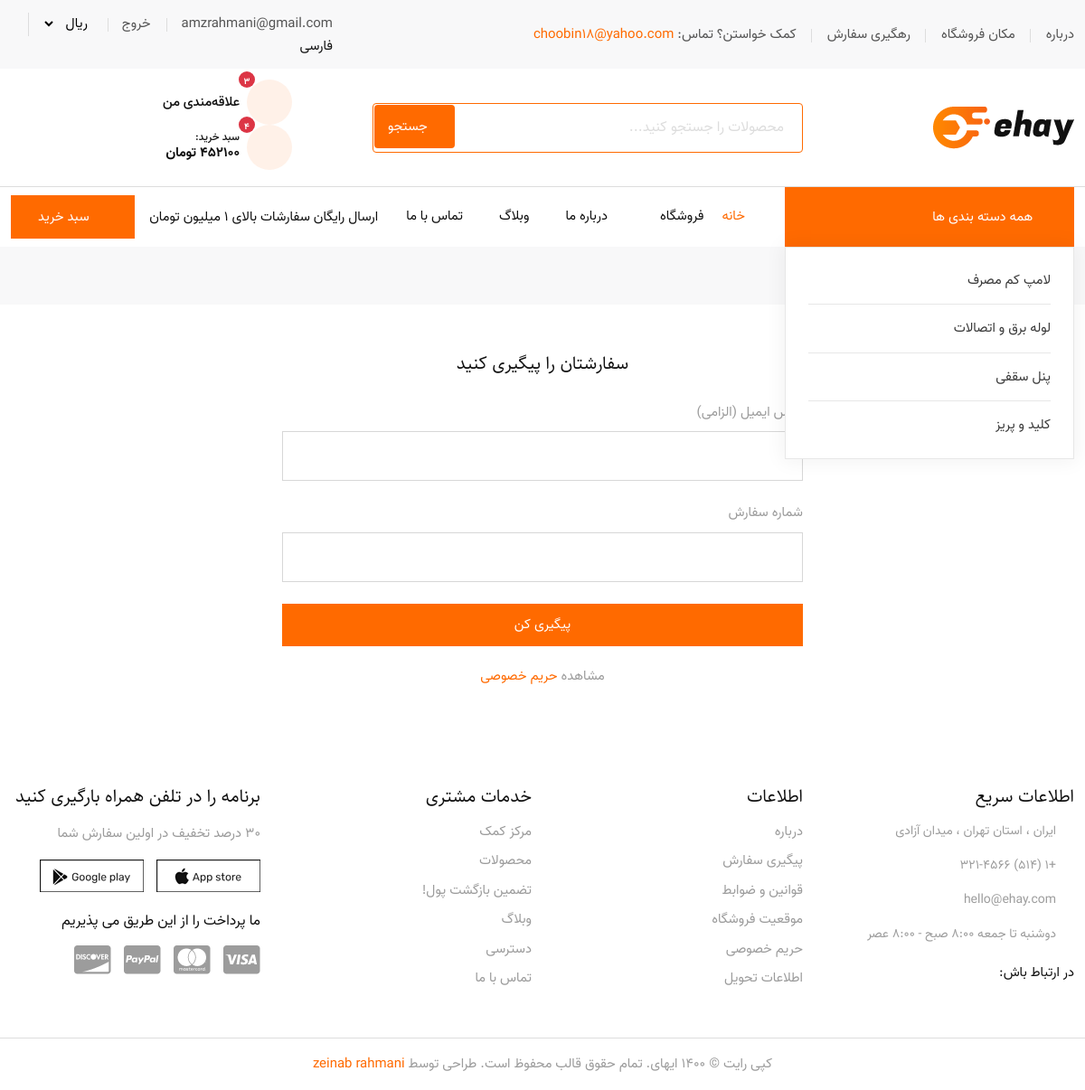
Page /orders/tracking/ (signed in) on the committed database.
### accounts_module/models.py (models this page shows, shortened)
class User(AbstractUser):
    avatar = models.CharField(max_length=20, verbose_name='تصویر آواتار',null=True,blank=True)
    email_active_code = models.CharField(max_length=100, verbose_name='کد فعالسازی ایمیل ', editable=False)
    class Meta:
        verbose_name = 'کاربر'
        verbose_name_plural = 'کاربران'

### product_module/models.py (models this page shows, shortened)
class Category(models.Model):
    title = models.CharField(max_length=255, verbose_name='عنوان')
    image = models.ImageField(upload_to='categories/')
    is_active = models.BooleanField(default=True)
    class Meta:
        verbose_name = 'دسته بندی'
        verbose_name_plural = 'دسته بندی ها'

### order_module/views.py (the view, shortened to what this page needs)
# urls.py: path('tracking/', views.OrderTrackingView.as_view(), name='order_tracking'),
class OrderTrackingView(LoginRequiredMixin, View):
    template_name = "order_module/order_tracking.html"
    def get(self, request):
        return render(request, self.template_name)

### cart_module/context_processors.py (called while the page is built)
def cart_context(request):
    cart_items = []
    cart_total = 0
    cart_count = 0
    if request.user.is_authenticated:
        cart, created = Cart.objects.get_or_create(user=request.user)
        cart_items = cart.items.select_related('product').all()
        cart_total = sum(item.total_price() for item in cart_items)
        cart_count = sum(item.quantity for item in cart_items)
    else:
        cart_items = []
        cart_total = 0
        cart_count = 0
    return {
        'cart_items': cart_items,
        'cart_total': cart_total,
        'cart_count': cart_count,
    }

### cart_module/models.py (called while the page is built)
    def total_price(self):
        return self.product.price * self.quantity

### product_module/context_processors.py (called while the page is built)
def global_context(request):
    return {
        "categories": Category.objects.filter(is_active=True).order_by('title')
    }

### product_module/models.py (called while the page is built)
    def get_absolute_url(self):
        return reverse('product:product-detail', args=[self.slug])

### wishlist/contex_processors.py (called while the page is built)
def wishlist_context(request):
    wishlist_count = 0
    if request.user.is_authenticated:
        try:
            wishlist = Wishlist.objects.get(user=request.user)
            wishlist_count = wishlist.items.count()
        except Wishlist.DoesNotExist:
            wishlist_count = 0
    else:
        wishlist = request.session.get('wishlist_page', [])
        wishlist_count = len(wishlist)
    return {'wishlist_count': wishlist_count}

### order_module/templates/order_module/order_tracking.html (shortened to what this page needs)
{% extends 'shared/_layout.html' %}
{% block content %}
    <div class="page-title-area">
        <div class="container">
            <div class="page-title-content">
                <ul>
                    <li>
                        <a href="{% url 'home_page' %}">خانه</a>
                    </li>
                    <li class="active">پیگیری سفارش</li>
                </ul>
            </div>
        </div>
    </div>
    <div class="order-tracking ptb-54">
        <div class="container">
            <div class="order-tracking">
                <h3>سفارشتان را پیگیری کنید</h3>
                <form method="post">
                    <div class="row">
                        <div class="col-lg-12">
                            <div class="form-group">
                                <label>آدرس ایمیل (الزامی)</label>
                                <input type="email" name="email" class="form-control" required
                                       value="{{ email|default:'' }}">
                            </div>
                        </div>
                        <div class="col-lg-12">
                            <div class="form-group">
                                <label>شماره سفارش</label>
                                <input type="text" name="order_number" class="form-control"
                                       value="{{ order_number|default:'' }}">
                            </div>
                        </div>
                        <div class="col-lg-12">
                            <button type="submit" class="default-btn">پیگیری کن</button>
                        </div>
                        <div class="col-lg-12">
                            <p>مشاهده <a href="privacy-policy.html">حریم خصوصی</a></p>
                        </div>
                    </div>
                </form>
            </div>
        </div>
    </div>
{% endblock %}

### templates/shared/site_header_component.html (shortened to what this page needs)
{% load static %}
<header class="header-area">
    <div class="top-header">
        <div class="container">
            <div class="row align-items-center">
                <div class="col-lg-8">
                    <ul class="header-left-content">
                        <li><a href="{% url 'about_us' %}">درباره</a></li>
                        <li><a href="#">مکان فروشگاه</a></li>
                        <li><a href="{% url 'orders:order_tracking' %}">رهگیری سفارش</a></li>
                        <li>کمک خواستن؟ تماس: <a href="#"><span>choobin18@yahoo.com</span></a></li>
                    </ul>
                </div>
                <div class="col-lg-4">
                    <div class="header-right-content">
                        <ul>
                            {% if request.user.is_authenticated %}
                                <li>
                                    <a href="{% url 'dashboard_page' %}">{{ request.user.get_full_name|default:request.user.email }}</a>
                                </li>
                                <li><a href="{% url 'logout_page' %}">خروج</a></li>
                            {% else %}
                                <li><a href="{% url 'login_page' %}">ورود</a></li>
                                <li><a href="{% url 'register_page' %}">ثبت نام</a></li>
                            {% endif %}
                            <li>
                                <div class="usd">
                                    <select>
                                        <option value="1">ریال</option>
                                    </select>
                                </div>
                            </li>
                            <li>
                                <div class="navbar-option-item navbar-option-language dropdown language-option">
                                    <button class="dropdown-toggle" type="button" id="language2"
                                            data-bs-toggle="dropdown" aria-haspopup="true" aria-expanded="false">
                                        <span class="lang-name">فارسی</span>
                                    </button>
                                </div>
                            </li>
                        </ul>
                    </div>
                </div>
            </div>
        </div>
    </div>
    <div class="middle-header">
        <div class="container">
            <div class="row align-items-center">
                <div class="col-lg-3">
                    <div class="logo">
                        <a href="{% url 'home_page' %}">
                            <img src="{% static 'images/logo.png' %}" alt="Image">
                        </a>
                    </div>
                </div>
                <div class="col-lg-5">
                    <form class="search-box" action="{% url 'product:product_search' %}" method="get">
                        <input type="text" name="q" placeholder="محصولات را جستجو کنید..." class="form-control">
                        <button type="submit" class="search-btn">
                            <i class="ri-search-line"></i> جستجو
                        </button>
                    </form>
                </div>
                <div class="col-lg-4">
                    <ul class="wish-cart">
                        <li>
                            <a href="{% url 'wishlist_page:wishlist' %}" class="d-flex align-items-center">
            <span class="wish-icon position-relative">
                <i class="ri-heart-line"></i>
                {% if wishlist_count > 0 %}
                    <span class="count position-absolute top-0 start-100 translate-middle badge rounded-pill bg-danger"
                          style="font-size: 10px; padding: 2px 5px;">
                    {{ wishlist_count }}
                </span>
                {% endif %}
            </span>
                                <span class="ms-2">علاقه‌مندی من</span>
                            </a>
                        </li>
                        <li>
        <span class="cart d-flex align-items-center" data-bs-toggle="modal" data-bs-target="#exampleModal-cart">
            <span class="wish-icon position-relative">
                <i class="ri-shopping-cart-line"></i>
                {% if cart_count > 0 %}
                    <span class="count position-absolute top-0 start-100 translate-middle badge rounded-pill bg-danger"
                          style="font-size: 10px; padding: 2px 5px;">
                    {{ cart_count }}
                </span>
                {% endif %}
            </span>
            <span class="ms-2">
                <small class="d-block" style="font-size: 12px; line-height: 1;">سبد خرید:</small>
                <strong>{{ cart_total|default:"0" }} تومان</strong>
            </span>
        </span>
                        </li>
                    </ul>
                </div>
            </div>
        </div>
    </div>
    <div class="navbar-area only-home-one-sticky">
        <div class="desktop-nav">
            <div class="container">
                <nav class="navbar navbar-expand-md navbar-light">
                    <div class="navbar-category">
                        <button type="button">
                            <i class="ri-menu-line"></i> همه دسته بندی ها
                            <i class="arrow-down ri-arrow-down-s-line"></i>
                        </button>
                        <div class="navbar-category-dropdown">
                            <ul>
                                {% for category in categories %}
                                    <li>
                                        <a href="{% url 'product:category-products' pk=category.id %}">{{ category.title }}</a>
                                    </li>
                                {% empty %}
                                    <li>دسته‌ای موجود نیست</li>
                                {% endfor %}
                            </ul>
                        </div>
                    </div>
                    <div class="collapse navbar-collapse mean-menu">
                        <ul class="navbar-nav">
                            <li class="nav-item"><a href="{% url 'home_page' %}" class="nav-link active">خانه</a></li>
                            <li class="nav-item mega-menu">
                                <a href="#" class="nav-link">فروشگاه <i class="ri-arrow-down-s-line"></i></a>
                            </li>
                            <li class="nav-item"><a href="{% url 'about_us' %}" class="nav-link">درباره ما</a></li>
                            <li class="nav-item"><a href="{% url 'blog:blog-list' %}" class="nav-link">وبلاگ</a></li>
                            <li class="nav-item"><a href="{% url 'contact_us' %}" class="nav-link">تماس با ما</a></li>
                        </ul>
                        <div class="others-options ms-auto">
                            <span>ارسال رایگان سفارشات بالای ۱ میلیون تومان</span>
                        </div>
                        <div class="cart-btn ms-3">
                            <button type="button" class="default-btn" data-bs-toggle="modal"
                                    data-bs-target="#exampleModal-cart">
                                <i class="ri-shopping-cart-line"></i> سبد خرید
                            </button>
                        </div>
                    </div>
                </nav>
            </div>
        </div>
    </div>
</header>

### static/css/responsive.css (style rules this page uses)
@media only screen and (min-width:1200px) and (max-width:1399px) { .container { max-width:1320px } }

### static/css/rtl.css (style rules this page uses)
.middle-header .search-box .search-btn { right:auto; left:2px }
.desktop-nav .navbar .navbar-nav { margin-left:auto; margin-right:24px }
.desktop-nav .navbar .navbar-nav .nav-item:last-child a { margin-left:0; margin-right:20px }
[type=email],[type=number],[type=tel],[type=url] { direction:unset }
.page-title-area .page-title-content ul { padding-right:0 }
.page-title-area .page-title-content ul li { padding-right:0; margin-left:0; padding-left:15px; margin-right:15px }
.page-title-area .page-title-content ul li::before { right:auto; left:-3px }
ul { padding:0 }

### rows in the picture
User: user.get_full_name "amzrahmani@gmail.com"
Category: title "لامپ کم مصرف"
Category: title "لوله برق و اتصالات"
Category: title "پنل سقفی"
Category: title "کلید و پریز"

### other values in the picture
{{ wishlist_count }} "3"
{{ cart_count }} "4"
